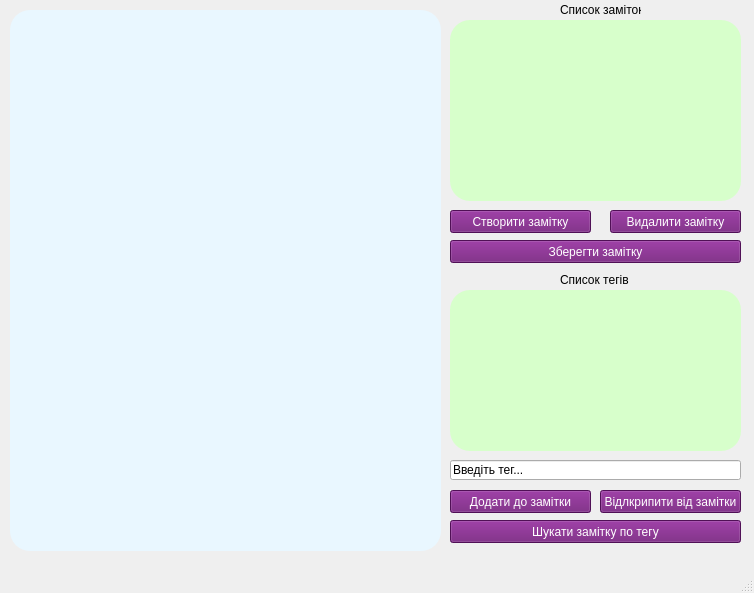
<?xml version="1.0" encoding="UTF-8"?>
<ui version="4.0">
 <class>MainWindow</class>
 <widget class="QMainWindow" name="MainWindow">
  <property name="geometry">
   <rect>
    <x>0</x>
    <y>0</y>
    <width>754</width>
    <height>593</height>
   </rect>
  </property>
  <property name="windowTitle">
   <string>Розумні Замітки</string>
  </property>
  <property name="styleSheet">
   <string notr="true"/>
  </property>
  <widget class="QWidget" name="centralwidget">
   <widget class="QTextEdit" name="note">
    <property name="geometry">
     <rect>
      <x>10</x>
      <y>10</y>
      <width>431</width>
      <height>541</height>
     </rect>
    </property>
    <property name="styleSheet">
     <string notr="true">background-color:rgb(233, 247, 255);
border-radius:20px
</string>
    </property>
    <property name="html">
     <string>&lt;!DOCTYPE HTML PUBLIC &quot;-//W3C//DTD HTML 4.0//EN&quot; &quot;http://www.w3.org/TR/REC-html40/strict.dtd&quot;&gt;
&lt;html&gt;&lt;head&gt;&lt;meta name=&quot;qrichtext&quot; content=&quot;1&quot; /&gt;&lt;style type=&quot;text/css&quot;&gt;
p, li { white-space: pre-wrap; }
&lt;/style&gt;&lt;/head&gt;&lt;body style=&quot; font-family:'MS Shell Dlg 2'; font-size:8.25pt; font-weight:400; font-style:normal;&quot;&gt;
&lt;p style=&quot;-qt-paragraph-type:empty; margin-top:0px; margin-bottom:0px; margin-left:0px; margin-right:0px; -qt-block-indent:0; text-indent:0px;&quot;&gt;&lt;br /&gt;&lt;/p&gt;&lt;/body&gt;&lt;/html&gt;</string>
    </property>
   </widget>
   <widget class="QListWidget" name="list_notes">
    <property name="geometry">
     <rect>
      <x>450</x>
      <y>20</y>
      <width>291</width>
      <height>181</height>
     </rect>
    </property>
    <property name="styleSheet">
     <string notr="true">background-color:rgb(215, 255, 203);
border-radius:20px</string>
    </property>
   </widget>
   <widget class="QLabel" name="list_notes_label">
    <property name="geometry">
     <rect>
      <x>560</x>
      <y>0</y>
      <width>81</width>
      <height>20</height>
     </rect>
    </property>
    <property name="text">
     <string>Список заміток</string>
    </property>
   </widget>
   <widget class="QListWidget" name="list_tags">
    <property name="geometry">
     <rect>
      <x>450</x>
      <y>290</y>
      <width>291</width>
      <height>161</height>
     </rect>
    </property>
    <property name="styleSheet">
     <string notr="true">background-color:rgb(215, 255, 203);
border-radius:20px</string>
    </property>
   </widget>
   <widget class="QPushButton" name="btn_note_crate">
    <property name="geometry">
     <rect>
      <x>450</x>
      <y>210</y>
      <width>141</width>
      <height>23</height>
     </rect>
    </property>
    <property name="styleSheet">
     <string notr="true">color:rgb(255, 255, 255);
background-color:rgb(112, 22, 120)</string>
    </property>
    <property name="text">
     <string>Створити замітку</string>
    </property>
   </widget>
   <widget class="QPushButton" name="btn_note_del">
    <property name="geometry">
     <rect>
      <x>610</x>
      <y>210</y>
      <width>131</width>
      <height>23</height>
     </rect>
    </property>
    <property name="styleSheet">
     <string notr="true">color:rgb(255, 255, 255);
background-color:rgb(112, 22, 120)</string>
    </property>
    <property name="text">
     <string>Видалити замітку</string>
    </property>
   </widget>
   <widget class="QPushButton" name="btn_note_save">
    <property name="geometry">
     <rect>
      <x>450</x>
      <y>240</y>
      <width>291</width>
      <height>23</height>
     </rect>
    </property>
    <property name="styleSheet">
     <string notr="true">color:rgb(255, 255, 255);
background-color:rgb(112, 22, 120)</string>
    </property>
    <property name="text">
     <string>Зберегти замітку</string>
    </property>
   </widget>
   <widget class="QLabel" name="list_text_label">
    <property name="geometry">
     <rect>
      <x>560</x>
      <y>270</y>
      <width>71</width>
      <height>20</height>
     </rect>
    </property>
    <property name="text">
     <string>Список тегів</string>
    </property>
   </widget>
   <widget class="QPushButton" name="btn_tag_add">
    <property name="geometry">
     <rect>
      <x>450</x>
      <y>490</y>
      <width>141</width>
      <height>23</height>
     </rect>
    </property>
    <property name="styleSheet">
     <string notr="true">color:rgb(255, 255, 255);
background-color:rgb(112, 22, 120)</string>
    </property>
    <property name="text">
     <string>Додати до замітки</string>
    </property>
   </widget>
   <widget class="QPushButton" name="btn_tag_del">
    <property name="geometry">
     <rect>
      <x>600</x>
      <y>490</y>
      <width>141</width>
      <height>23</height>
     </rect>
    </property>
    <property name="styleSheet">
     <string notr="true">color:rgb(255, 255, 255);
background-color:rgb(112, 22, 120)</string>
    </property>
    <property name="text">
     <string>Відлкрипити від замітки</string>
    </property>
   </widget>
   <widget class="QPushButton" name="btn_tag_search">
    <property name="geometry">
     <rect>
      <x>450</x>
      <y>520</y>
      <width>291</width>
      <height>23</height>
     </rect>
    </property>
    <property name="styleSheet">
     <string notr="true">color:rgb(255, 255, 255);
background-color:rgb(112, 22, 120)</string>
    </property>
    <property name="text">
     <string>Шукати замітку по тегу</string>
    </property>
   </widget>
   <widget class="QLineEdit" name="field_tag_2">
    <property name="geometry">
     <rect>
      <x>450</x>
      <y>460</y>
      <width>291</width>
      <height>20</height>
     </rect>
    </property>
    <property name="text">
     <string>Введіть тег...</string>
    </property>
   </widget>
  </widget>
  <widget class="QMenuBar" name="menubar">
   <property name="geometry">
    <rect>
     <x>0</x>
     <y>0</y>
     <width>754</width>
     <height>21</height>
    </rect>
   </property>
  </widget>
  <widget class="QStatusBar" name="statusbar"/>
 </widget>
 <resources/>
 <connections/>
</ui>
